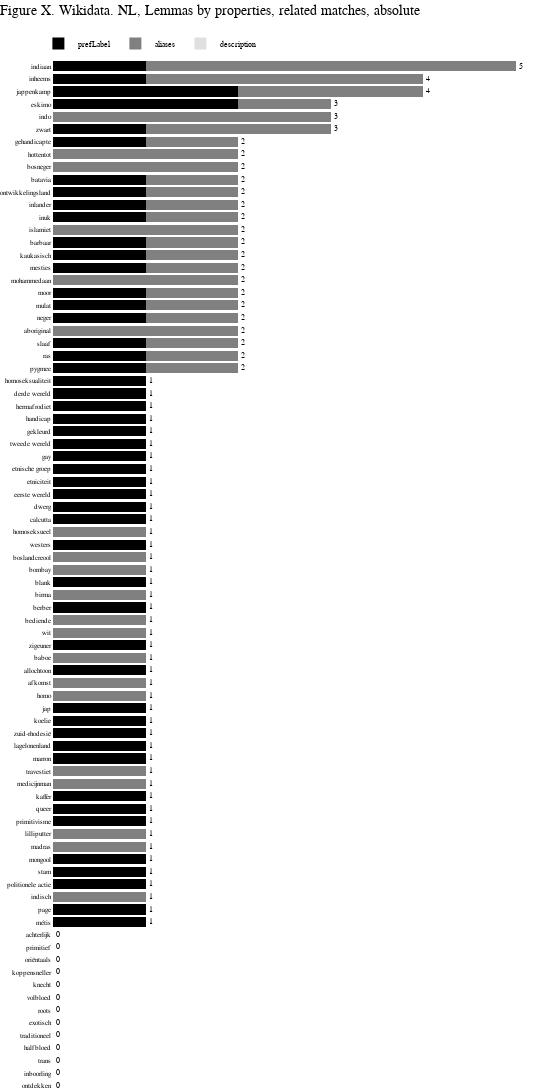

Write notebook code for a chart like this one.
### Code cell
lemmas = list(stats_by_lemma_nl['lemma'])
pref = list(stats_by_lemma_nl['wd_pref'])
aliases = list(stats_by_lemma_nl['wd_aliases'])
descr = list(stats_by_lemma_nl['wd_descr'])

# total marker
text_marker = list(stats_by_lemma_nl['wd_total'])

bar_chart = go.Figure(data=[
    go.Bar(name="prefLabel",
           x=pref,
           y=lemmas,
           hovertext=pref,
           orientation='h',
           marker_color='rgb(0,0,0)'),
    
    go.Bar(name="aliases",
           x=aliases,
           y=lemmas,
           hovertext=aliases,
           orientation='h',
           marker_color='rgb(128, 128, 128)'),
    
    go.Bar(name="description",
           x=descr,
           y=lemmas,
           hovertext=descr,
           orientation='h',
           marker_color='rgb(224, 224, 224)',
           text=text_marker,
           textposition='outside')

])

bar_chart.update_layout(barmode='stack',
                  width=540,
                  height=1230,
                  bargap=0.2,
                  paper_bgcolor='rgb(255, 255, 255)',
                  plot_bgcolor='rgb(255, 255, 255)',
                  title={"text":"Figure X. Wikidata. NL, Lemmas by properties, related matches, absolute",
                        "x":0,
                        "y":1,
                        "yanchor":"top",
                        "yref":"paper",
                        "pad":{"t":-55},
                        "font":{"size":14}},
                  
                  margin=dict(
                    l=0,
                    r=0,
                    b=0,
                    t=60,
                    pad=1),
                  
                  font=dict(
                    family="Arial",
                    size=7,
                    color="black"),
                  
                  legend=dict(
                    traceorder="normal",
                    orientation="h",
                    itemsizing='constant',
                    itemwidth=30,
                    yanchor="top",
                    y=1.03,
                    xanchor="left",
                    x=-0.03,
                    font=dict(
                    family="Arial",
                    size=8,
                    color="black"
                )),
        )

bar_chart.update_traces(marker=dict(line=dict(width=0)),hoverinfo='text',
                 textfont_size=8, selector=dict(type='bar'))

bar_chart.update_yaxes(showgrid=False,
                visible=True)

bar_chart.update_xaxes(showgrid=False,
                visible=False)

### Figure 1 — Plotly figure (JSON) as saved in the notebook; plotly's stock layout.template omitted (floating-point values rounded to 4 significant figures)
{"data": [{"hoverinfo": "text", "hovertext": ["0", "0", "0", "0", "0", "0", "0", "0", "0", "0", "0", "0", "0", "1", "1", "0", "1", "1", "1", "0", "0", "1", "1", "1", "0", "0", "1", "1", "1", "1", "1", "0", "0", "1", "0", "1", "0", "0", "1", "0", "1", "0", "0", "1", "0", "1", "1", "1", "1", "1", "1", "1", "1", "1", "1", "1", "1", "1", "1", "1", "0", "1", "1", "1", "0", "1", "1", "1", "0", "1", "1", "1", "1", "0", "0", "1", "1", "0", "2", "2", "1", "1"], "marker": {"color": "rgb(0,0,0)", "line": {"width": 0}}, "name": "prefLabel", "orientation": "h", "textfont": {"size": 8}, "type": "bar", "x": [0, 0, 0, 0, 0, 0, 0, 0, 0, 0, 0, 0, 0, 1, 1, 0, 1, 1, 1, 0, 0, 1, 1, 1, 0, 0, 1, 1, 1, 1, 1, 0, 0, 1, 0, 1, 0, 0, 1, 0, 1, 0, 0, 1, 0, 1, 1, 1, 1, 1, 1, 1, 1, 1, 1, 1, 1, 1, 1, 1, 0, 1, 1, 1, 0, 1, 1, 1, 0, 1, 1, 1, 1, 0, 0, 1, 1, 0, 2, 2, 1, 1], "y": ["ontdekken", "inboorling", "trans", "halfbloed", "traditioneel", "exotisch", "roots", "volbloed", "knecht", "koppensneller", "oriëntaals", "primitief", "achterlijk", "métis", "page", "indisch", "politionele actie", "stam", "mongool", "madras", "lilliputter", "primitivisme", "queer", "kaffer", "medicijnman", "travestiet", "marron", "lagelonenland", "zuid-rhodesië", "koelie", "jap", "homo", "afkomst", "allochtoon", "baboe", "zigeuner", "wit", "bediende", "berber", "birma", "blank", "bombay", "boslandcreool", "westers", "homoseksueel", "calcutta", "dwerg", "eerste wereld", "etniciteit", "etnische groep", "gay", "tweede wereld", "gekleurd", "handicap", "hermafrodiet", "derde wereld", "homoseksualiteit", "pygmee", "ras", "slaaf", "aboriginal", "neger", "mulat", "moor", "mohammedaan", "mesties", "kaukasisch", "barbaar", "islamiet", "inuk", "inlander", "ontwikkelingsland", "batavia", "bosneger", "hottentot", "gehandicapte", "zwart", "indo", "eskimo", "jappenkamp", "inheems", "indiaan"]}, {"hoverinfo": "text", "hovertext": ["0", "0", "0", "0", "0", "0", "0", "0", "0", "0", "0", "0", "0", "0", "0", "1", "0", "0", "0", "1", "1", "0", "0", "0", "1", "1", "0", "0", "0", "0", "0", "1", "1", "0", "1", "0", "1", "1", "0", "1", "0", "1", "1", "0", "1", "0", "0", "0", "0", "0", "0", "0", "0", "0", "0", "0", "0", "1", "1", "1", "2", "1", "1", "1", "2", "1", "1", "1", "2", "1", "1", "1", "1", "2", "2", "1", "2", "3", "1", "2", "3", "4"], "marker": {"color": "rgb(128, 128, 128)", "line": {"width": 0}}, "name": "aliases", "orientation": "h", "textfont": {"size": 8}, "type": "bar", "x": [0, 0, 0, 0, 0, 0, 0, 0, 0, 0, 0, 0, 0, 0, 0, 1, 0, 0, 0, 1, 1, 0, 0, 0, 1, 1, 0, 0, 0, 0, 0, 1, 1, 0, 1, 0, 1, 1, 0, 1, 0, 1, 1, 0, 1, 0, 0, 0, 0, 0, 0, 0, 0, 0, 0, 0, 0, 1, 1, 1, 2, 1, 1, 1, 2, 1, 1, 1, 2, 1, 1, 1, 1, 2, 2, 1, 2, 3, 1, 2, 3, 4], "y": ["ontdekken", "inboorling", "trans", "halfbloed", "traditioneel", "exotisch", "roots", "volbloed", "knecht", "koppensneller", "oriëntaals", "primitief", "achterlijk", "métis", "page", "indisch", "politionele actie", "stam", "mongool", "madras", "lilliputter", "primitivisme", "queer", "kaffer", "medicijnman", "travestiet", "marron", "lagelonenland", "zuid-rhodesië", "koelie", "jap", "homo", "afkomst", "allochtoon", "baboe", "zigeuner", "wit", "bediende", "berber", "birma", "blank", "bombay", "boslandcreool", "westers", "homoseksueel", "calcutta", "dwerg", "eerste wereld", "etniciteit", "etnische groep", "gay", "tweede wereld", "gekleurd", "handicap", "hermafrodiet", "derde wereld", "homoseksualiteit", "pygmee", "ras", "slaaf", "aboriginal", "neger", "mulat", "moor", "mohammedaan", "mesties", "kaukasisch", "barbaar", "islamiet", "inuk", "inlander", "ontwikkelingsland", "batavia", "bosneger", "hottentot", "gehandicapte", "zwart", "indo", "eskimo", "jappenkamp", "inheems", "indiaan"]}, {"hoverinfo": "text", "hovertext": ["0", "0", "0", "0", "0", "0", "0", "0", "0", "0", "0", "0", "0", "0", "0", "0", "0", "0", "0", "0", "0", "0", "0", "0", "0", "0", "0", "0", "0", "0", "0", "0", "0", "0", "0", "0", "0", "0", "0", "0", "0", "0", "0", "0", "0", "0", "0", "0", "0", "0", "0", "0", "0", "0", "0", "0", "0", "0", "0", "0", "0", "0", "0", "0", "0", "0", "0", "0", "0", "0", "0", "0", "0", "0", "0", "0", "0", "0", "0", "0", "0", "0"], "marker": {"color": "rgb(224, 224, 224)", "line": {"width": 0}}, "name": "description", "orientation": "h", "text": ["0", "0", "0", "0", "0", "0", "0", "0", "0", "0", "0", "0", "0", "1", "1", "1", "1", "1", "1", "1", "1", "1", "1", "1", "1", "1", "1", "1", "1", "1", "1", "1", "1", "1", "1", "1", "1", "1", "1", "1", "1", "1", "1", "1", "1", "1", "1", "1", "1", "1", "1", "1", "1", "1", "1", "1", "1", "2", "2", "2", "2", "2", "2", "2", "2", "2", "2", "2", "2", "2", "2", "2", "2", "2", "2", "2", "3", "3", "3", "4", "4", "5"], "textfont": {"size": 8}, "textposition": "outside", "type": "bar", "x": [0, 0, 0, 0, 0, 0, 0, 0, 0, 0, 0, 0, 0, 0, 0, 0, 0, 0, 0, 0, 0, 0, 0, 0, 0, 0, 0, 0, 0, 0, 0, 0, 0, 0, 0, 0, 0, 0, 0, 0, 0, 0, 0, 0, 0, 0, 0, 0, 0, 0, 0, 0, 0, 0, 0, 0, 0, 0, 0, 0, 0, 0, 0, 0, 0, 0, 0, 0, 0, 0, 0, 0, 0, 0, 0, 0, 0, 0, 0, 0, 0, 0], "y": ["ontdekken", "inboorling", "trans", "halfbloed", "traditioneel", "exotisch", "roots", "volbloed", "knecht", "koppensneller", "oriëntaals", "primitief", "achterlijk", "métis", "page", "indisch", "politionele actie", "stam", "mongool", "madras", "lilliputter", "primitivisme", "queer", "kaffer", "medicijnman", "travestiet", "marron", "lagelonenland", "zuid-rhodesië", "koelie", "jap", "homo", "afkomst", "allochtoon", "baboe", "zigeuner", "wit", "bediende", "berber", "birma", "blank", "bombay", "boslandcreool", "westers", "homoseksueel", "calcutta", "dwerg", "eerste wereld", "etniciteit", "etnische groep", "gay", "tweede wereld", "gekleurd", "handicap", "hermafrodiet", "derde wereld", "homoseksualiteit", "pygmee", "ras", "slaaf", "aboriginal", "neger", "mulat", "moor", "mohammedaan", "mesties", "kaukasisch", "barbaar", "islamiet", "inuk", "inlander", "ontwikkelingsland", "batavia", "bosneger", "hottentot", "gehandicapte", "zwart", "indo", "eskimo", "jappenkamp", "inheems", "indiaan"]}], "layout": {"bargap": 0.2, "barmode": "stack", "font": {"color": "black", "family": "Arial", "size": 7}, "height": 1230, "legend": {"font": {"color": "black", "family": "Arial", "size": 8}, "itemsizing": "constant", "itemwidth": 30, "orientation": "h", "traceorder": "normal", "x": -0.03, "xanchor": "left", "y": 1.03, "yanchor": "top"}, "margin": {"b": 0, "l": 0, "pad": 1, "r": 0, "t": 60}, "paper_bgcolor": "rgb(255, 255, 255)", "plot_bgcolor": "rgb(255, 255, 255)", "title": {"font": {"size": 14}, "pad": {"t": -55}, "text": "Figure X. Wikidata. NL, Lemmas by properties, related matches, absolute", "x": 0, "y": 1, "yanchor": "top", "yref": "paper"}, "width": 540, "xaxis": {"showgrid": false, "visible": false}, "yaxis": {"showgrid": false, "visible": true}}}
